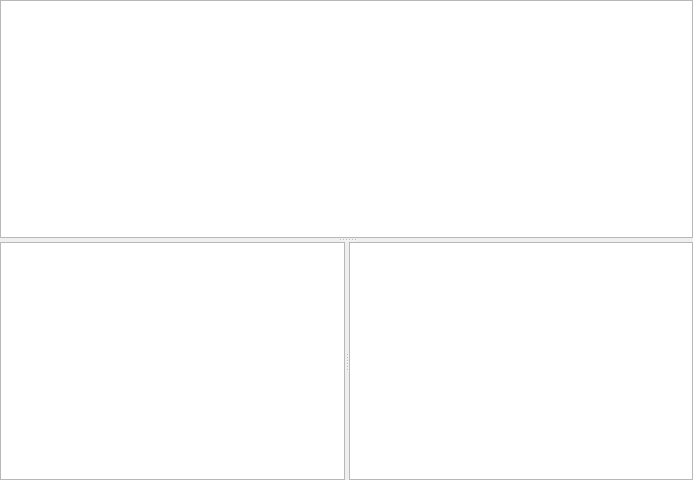
<ui version="4.0" >
 <class>TabRev</class>
 <widget class="QWidget" name="TabRev" >
  <property name="geometry" >
   <rect>
    <x>0</x>
    <y>0</y>
    <width>693</width>
    <height>480</height>
   </rect>
  </property>
  <property name="windowTitle" >
   <string>Rev list</string>
  </property>
  <layout class="QHBoxLayout" >
   <property name="margin" >
    <number>0</number>
   </property>
   <property name="spacing" >
    <number>0</number>
   </property>
   <item>
    <widget class="QSplitter" name="splitter_2" >
     <property name="orientation" >
      <enum>Qt::Vertical</enum>
     </property>
     <widget class="ListView" name="listViewLog" >
      <property name="contextMenuPolicy" >
       <enum>Qt::CustomContextMenu</enum>
      </property>
      <property name="acceptDrops" >
       <bool>true</bool>
      </property>
      <property name="alternatingRowColors" >
       <bool>true</bool>
      </property>
      <property name="selectionMode" >
       <enum>QAbstractItemView::ExtendedSelection</enum>
      </property>
      <property name="rootIsDecorated" >
       <bool>false</bool>
      </property>
      <property name="uniformRowHeights" >
       <bool>true</bool>
      </property>
      <property name="itemsExpandable" >
       <bool>false</bool>
      </property>
      <property name="allColumnsShowFocus" >
       <bool>true</bool>
      </property>
     </widget>
     <widget class="QSplitter" name="splitter" >
      <property name="orientation" >
       <enum>Qt::Horizontal</enum>
      </property>
      <widget class="RevDesc" name="textBrowserDesc" >
       <property name="lineWrapMode" >
        <enum>QTextEdit::NoWrap</enum>
       </property>
      </widget>
      <widget class="FileList" name="fileList" >
       <property name="contextMenuPolicy" >
        <enum>Qt::CustomContextMenu</enum>
       </property>
      </widget>
     </widget>
    </widget>
   </item>
  </layout>
 </widget>
 <layoutdefault spacing="6" margin="11" />
 <customwidgets>
  <customwidget>
   <class>ListView</class>
   <extends>QTreeView</extends>
   <header>listview.h</header>
  </customwidget>
  <customwidget>
   <class>FileList</class>
   <extends>QListWidget</extends>
   <header>filelist.h</header>
  </customwidget>
  <customwidget>
   <class>RevDesc</class>
   <extends>QTextBrowser</extends>
   <header>revdesc.h</header>
  </customwidget>
 </customwidgets>
 <includes>
  <include location="local" >revdesc.h</include>
 </includes>
 <resources/>
 <connections/>
</ui>
